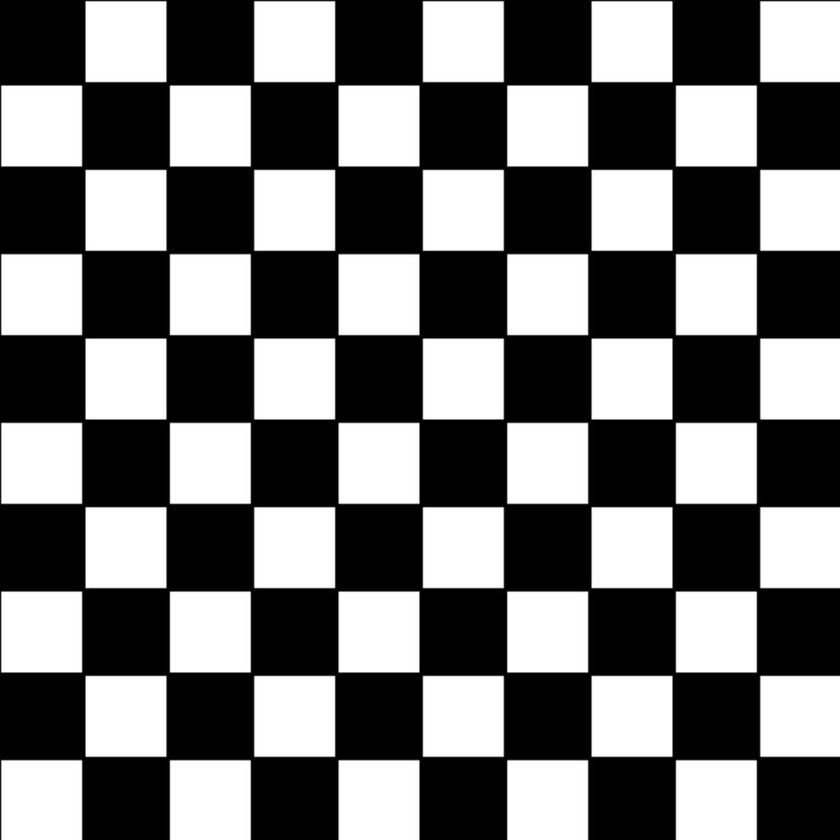
%> input picture Part3/h1.jpg, 840 x 840 px, shrunk from 1200 x 1200 before the run
$ octave part3.m   (GNU Octave 9; MATLAB toolbox functions it lacks are replaced by stand-ins)
%> lines starting %> are read from the running program, lines starting %| are printed output that depends on the picture
### Part3/selectKeyPoints.m
function keypoints = selectKeyPoints(im, n_pts)
    keypoints = cell(1,2);
    % Get keypoints
    for i = 1 : length(im)
        figure;
        imshow(im{i}, []);
        % select 4 points from each images
        keypoints(i) = {ginput(n_pts)};
        close;
    end
end

### Part3/part3.m

% Load images
image1 = double(rgb2gray(imread('h1.jpg')));
%> image1: size 840x840 double; min 0, max 255, mean 118.1
image2 = double(rgb2gray(imread('h2.jpg')));
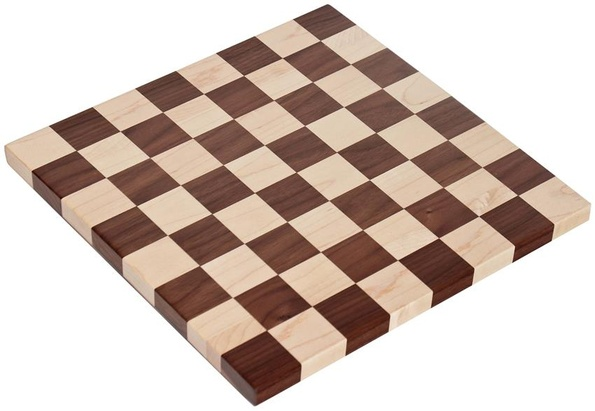
%> input picture Part3/h2.jpg, 595 x 411 px, shrunk from 850 x 587 before the run
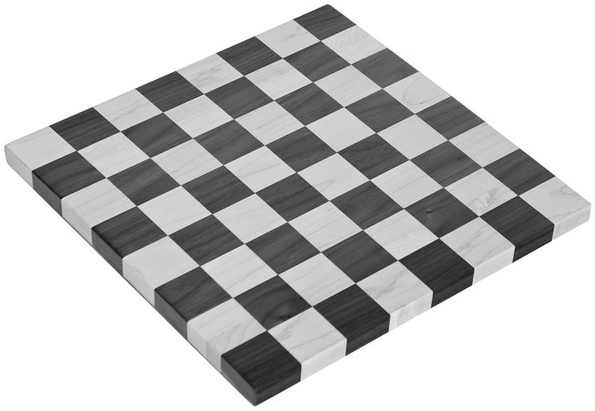
%> image2: size 411x595 double; min 18, max 255, mean 195.8
%% h2 to h1
im = {image1, image2};
%> im = 2 items

keypoints = selectKeyPoints(im, 4);
%> the run ends on the next line
